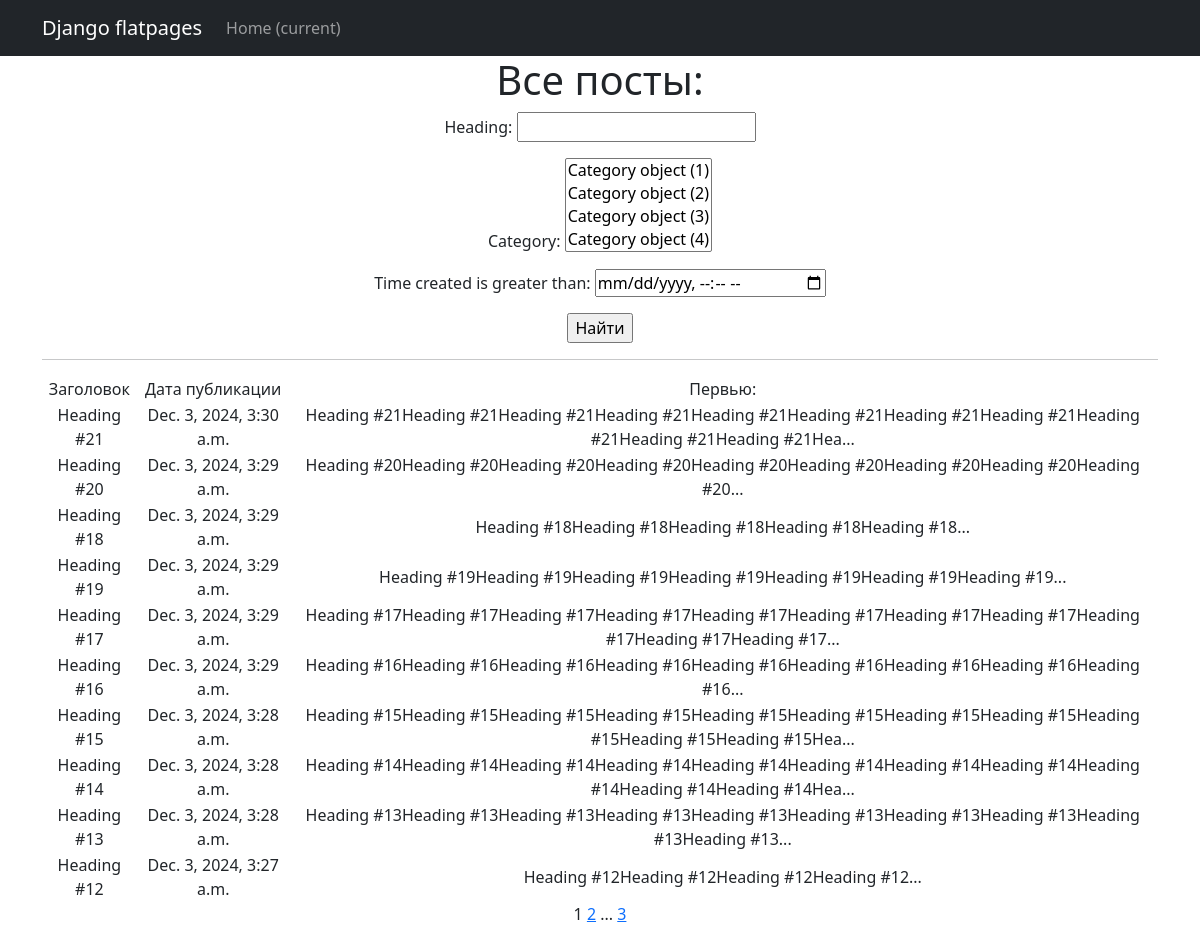
/posts/, run on the app's committed database.
### simpleapp/models.py (models this page shows, shortened)
class Post(models.Model):
    choices = {
        "N": "Новость",
        "S": "Статья"
    }
    author = models.ForeignKey(Author, on_delete=models.CASCADE)
    choice = models.CharField(max_length=1, choices=choices)
    time_created = models.DateTimeField(auto_now_add=True)
    category = models.ManyToManyField(Category, through="PostCategory")
    heading = models.CharField(max_length=50)
    text = models.TextField(max_length=2000)
    rating = models.FloatField(default=0.0)
    def preview(self):
        return f"{self.text[:124]}..."

### simpleapp/views.py (the view)
# urls.py: path('', Posts.as_view(), name='post_list'),
class Posts(ListView):
    model = Post
    ordering = '-time_created'
    template_name = 'posts.html'
    context_object_name = 'posts'
    paginate_by = 10
    def get_queryset(self):
        queryset = super().get_queryset()
        self.filterset = PostFilter(self.request.GET, queryset)
        return self.filterset.qs
    def get_context_data(self, **kwargs):
        context = super().get_context_data(**kwargs)
        context['filterset'] = self.filterset
        return context

### templates/posts.html (shortened to what this page needs)
{% extends 'flatpages/default.html' %}
{% block content %}
   <h1>Все посты:</h1>
   <form action="" method="get">
       {{ filterset.form.as_p }}
       <input type="submit" value="Найти" />
   </form>
   <hr>
   {% if posts %}
       <table>
           <tr>
               <td>Заголовок</td>
               <td>Дата публикации</td>
               <td>Первью:</td>
           </tr>
           {% for post in posts %}
           <tr>
               <td>{{ post.heading }}</td>
               <td>{{ post.time_created }}</td>
               <td>{{ post.preview }}</td>
               <td>
                </td>
           </tr>
           {% endfor %}
       </table>
           {{ page_obj.number }}
           {% if page_obj.has_next %}
               <a href="?page={{ page_obj.next_page_number }}">{{ page_obj.next_page_number }}</a>
               {% if paginator.num_pages != page_obj.next_page_number %}
                   ...
                   <a href="?page={{ page_obj.paginator.num_pages }}">{{ page_obj.paginator.num_pages }}</a>
               {% endif %}
           {% endif %}
   {% else %}
       <h2>Постов нет!</h2>
   {% endif %}
{% endblock content %}

### templates/flatpages/default.html (shortened to what this page needs)
<!DOCTYPE html>
<html lang="en">
    <head>
        {% load static %}
        <link href="{% static 'css/styles.css' %}" rel="stylesheet" />
    </head>
    <body>
        <nav class="navbar navbar-expand-lg navbar-dark bg-dark static-top">
   <div class="container">
       <a class="navbar-brand" href="#">Django flatpages</a>
       <div class="collapse navbar-collapse" id="navbarResponsive">
           <ul class="navbar-nav ml-auto">
               <li class="nav-item active">
                   <a class="nav-link" href="#">Home
                       <span class="sr-only">(current)</span>
                   </a>
               </li>
           </ul>
       </div>
   </div>
</nav>
        <div class="container">
               <div class="row">
                   <div class="col-lg-12 text-center">
                       {% block content %}{% endblock content %}
                   </div>
               </div>
        </div>
    </body>
</html>

### data on the page
Post: heading "Heading #21", time_created "Dec. 3, 2024, 3:30 a.m.", preview "Heading #21Heading #21Heading #21Heading #21Heading #21Heading #21Heading #21Heading #21Heading #21Heading #21Heading #21Hea..."
Post: heading "Heading #20", time_created "Dec. 3, 2024, 3:29 a.m.", preview "Heading #20Heading #20Heading #20Heading #20Heading #20Heading #20Heading #20Heading #20Heading #20..."
Post: heading "Heading #18", time_created "Dec. 3, 2024, 3:29 a.m.", preview "Heading #18Heading #18Heading #18Heading #18Heading #18..."
Post: heading "Heading #19", time_created "Dec. 3, 2024, 3:29 a.m.", preview "Heading #19Heading #19Heading #19Heading #19Heading #19Heading #19Heading #19..."
Post: heading "Heading #17", time_created "Dec. 3, 2024, 3:29 a.m.", preview "Heading #17Heading #17Heading #17Heading #17Heading #17Heading #17Heading #17Heading #17Heading #17Heading #17Heading #17..."
Post: heading "Heading #16", time_created "Dec. 3, 2024, 3:29 a.m.", preview "Heading #16Heading #16Heading #16Heading #16Heading #16Heading #16Heading #16Heading #16Heading #16..."
Post: heading "Heading #15", time_created "Dec. 3, 2024, 3:28 a.m.", preview "Heading #15Heading #15Heading #15Heading #15Heading #15Heading #15Heading #15Heading #15Heading #15Heading #15Heading #15Hea..."
Post: heading "Heading #14", time_created "Dec. 3, 2024, 3:28 a.m.", preview "Heading #14Heading #14Heading #14Heading #14Heading #14Heading #14Heading #14Heading #14Heading #14Heading #14Heading #14Hea..."
Post: heading "Heading #13", time_created "Dec. 3, 2024, 3:28 a.m.", preview "Heading #13Heading #13Heading #13Heading #13Heading #13Heading #13Heading #13Heading #13Heading #13Heading #13..."
Post: heading "Heading #12", time_created "Dec. 3, 2024, 3:27 a.m.", preview "Heading #12Heading #12Heading #12Heading #12..."

### other printed values
{{ page_obj.number }} "1"
{{ page_obj.next_page_number }} "2"
{{ page_obj.paginator.num_pages }} "3"
